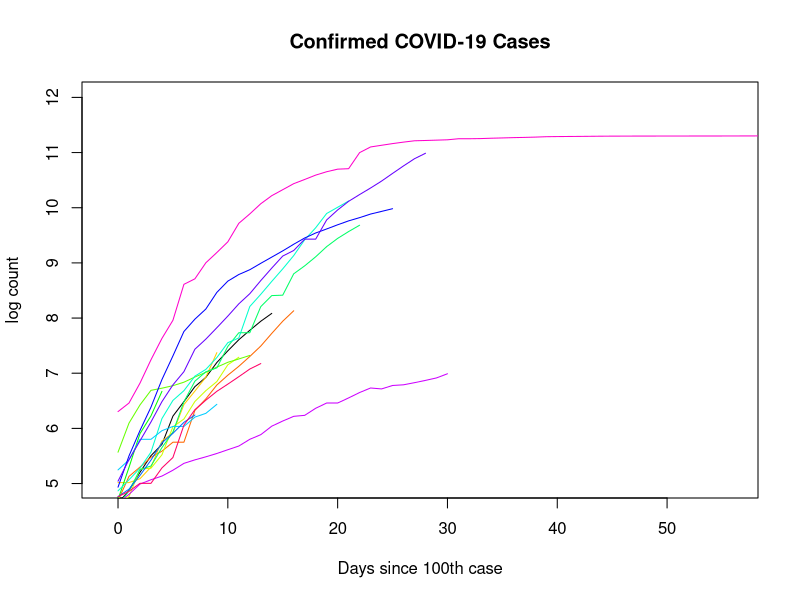
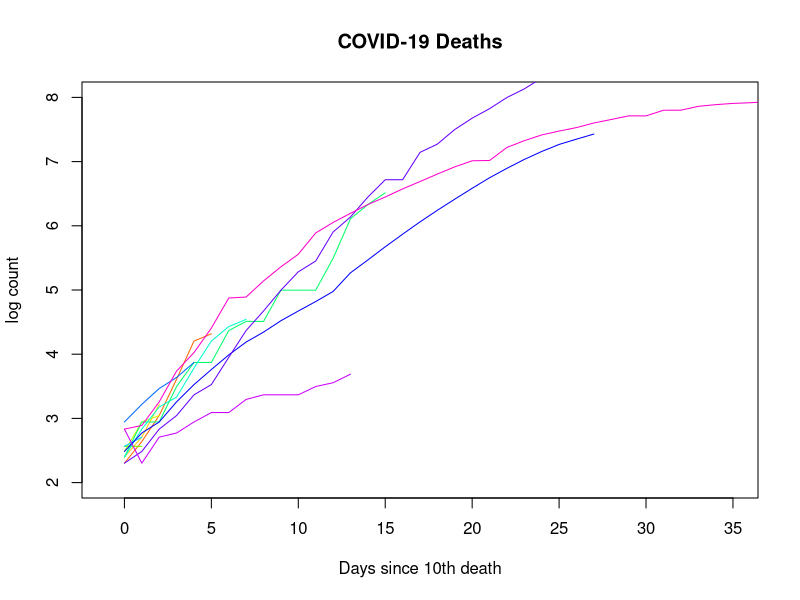

Source code (R) for these figures, in order: (Note: this script raises an error after producing the figures.)
rm(list=ls())
library(ggplot2)
library(dplyr)
library(tidyr)
library(RColorBrewer)
library(reshape2)
library(zoo)

covid <- read.csv("covid_19_data.csv",stringsAsFactors = FALSE)
covid$ObservationDate=as.Date(covid$ObservationDate,format="%m/%d/%Y")

colors=rainbow(15, alpha = 1, rev = FALSE)


covid=merge(covid,as.data.frame(group_by(covid, Province.State) %>% summarise(start=min(ObservationDate))),by=c("Province.State"),all=FALSE) #add date of first case
covid=merge(covid,as.data.frame(group_by(covid, Province.State) %>% filter(Confirmed>=10) %>% summarise(start.c.100=min(ObservationDate))),by="Province.State",all=TRUE) # add date of 100th case
covid=merge(covid,as.data.frame(group_by(covid, Province.State) %>% filter(Deaths>=1) %>% summarise(start.d.10=min(ObservationDate))),by="Province.State",all=TRUE) #add date of 10th death

covid$since_start=covid$ObservationDate-covid$start
covid$since_case_100=covid$ObservationDate-covid$start.c.100
covid$since_death_10=covid$ObservationDate-covid$start.d.10

covid$ObservationDate=as.Date(covid$ObservationDate)
#top countries are those with over 500 cases
covid.top=subset(covid,Confirmed>500)
top.countries=unique(covid.top$Province.State)
covid=arrange(covid,ObservationDate)


#aggregate across states/cities
us.all=subset(covid,Country.Region=="US")
us=as.data.frame(group_by(us.all,ObservationDate, Country.Region) %>% summarise(confirmed = sum(Confirmed),deaths=sum(Deaths),Recovered=sum(Recovered)))
us$ObservationDate=as.Date(us$ObservationDate)

covid.agg=as.data.frame(group_by(covid,ObservationDate, Country.Region) %>% summarise(confirmed = sum(Confirmed),deaths=sum(Deaths),Recovered=sum(Recovered)))

covid.agg=merge(covid.agg,as.data.frame(group_by(covid.agg, Country.Region) %>% summarise(start=min(ObservationDate))),by=c("Country.Region"),all=FALSE) #add date of first case
covid.agg=merge(covid.agg,as.data.frame(group_by(covid.agg, Country.Region) %>% filter(confirmed>=100) %>% summarise(start.c.100=min(ObservationDate))),by="Country.Region",all=FALSE) # add date of 100th case
covid.agg=merge(covid.agg,as.data.frame(group_by(covid.agg, Country.Region) %>% filter(deaths>=10) %>% summarise(start.d.10=min(ObservationDate))),by="Country.Region",all=FALSE) #add date of 10th death

covid.agg$since_start=covid.agg$ObservationDate-covid.agg$start
covid.agg$since_case_100=covid.agg$ObservationDate-covid.agg$start.c.100
covid.agg$since_death_10=covid.agg$ObservationDate-covid.agg$start.d.10

covid.agg$ObservationDate=as.Date(covid.agg$ObservationDate)
#top countries are those with over 500 cases
covid.agg.top=subset(covid.agg,confirmed>500)
top.countries=unique(covid.agg.top$Country.Region)
covid.agg=arrange(covid.agg,ObservationDate)

#log
measures=c("confirmed","deaths","Recovered")
for (i in 1:3){
  covid.agg[,paste0(measures[i],".log")]=log(covid.agg[,measures[i]])
}

#plots

plot(x=covid.agg[covid.agg$Country.Region==top.countries[1] & covid.agg$since_case_100>(-1 ),"since_case_100"],y=log(covid.agg[covid.agg$Country.Region==top.countries[1] & covid.agg$since_case_100>(-1 ),"confirmed"]),type='l',xlab="Days since 100th case",ylab="log count",main="Confirmed COVID-19 Cases",ylim=c(min(covid.agg[covid.agg$Country.Region==top.countries[i] & covid.agg$since_case_100>(-1 ),"confirmed.log"]),12),xlim=c(-1,56))


for (i in (2:length(top.countries))){
  lines(x=covid.agg[covid.agg$Country.Region==top.countries[i] & covid.agg$since_case_100>(-1 ),"since_case_100"] ,y=covid.agg[covid.agg$Country.Region==top.countries[i] & covid.agg$since_case_100>(-1 ),"confirmed.log"],col=colors[i])
}


#deaths
plot(x=covid.agg[covid.agg$Country.Region==top.countries[1] & covid.agg$since_death_10>(-1 ),"since_death_10"],y=log(covid.agg[covid.agg$Country.Region==top.countries[1] & covid.agg$since_death_10>(-1 ),"deaths"]),type='l',xlab="Days since 10th death",ylab="log count",main="COVID-19 Deaths",ylim=c(2,8),xlim=c(-1,35))


for (i in (2:length(top.countries))){
  lines(x=covid.agg[covid.agg$Country.Region==top.countries[i] & covid.agg$since_death_10>(-1 ),"since_death_10"] ,y=covid.agg[covid.agg$Country.Region==top.countries[i] & covid.agg$since_death_10>(-1 ),"deaths.log"],col=colors[i])
}

covid.agg.confirmed=dcast(covid.agg,since_case_100~Country.Region,value.var="confirmed")
covid.agg.confirmed.log=dcast(covid.agg,since_case_100~Country.Region,value.var="confirmed.log")

colnames(covid.agg)=c("Country.Region","Date","Confirmed Cases","Deaths","Recovered Cases","start"      ,"start.c.100","start.d.10","Since 1st Case","Since 100th Case","Since 10th Death","confirmed.log","deaths.log","Recovered.log")

write.csv(covid.agg.confirmed,"C:/Users/micha/Dropbox/Files/Projects/covid_19/covid_19_confirmed.csv",row.names = FALSE,na="")

#write.csv(covid.agg.confirmed.log,"C:/Users/micha/Dropbox/Files/Projects/covid_19/covid_19_confirmed_log.csv",row.names = FALSE,na="")
